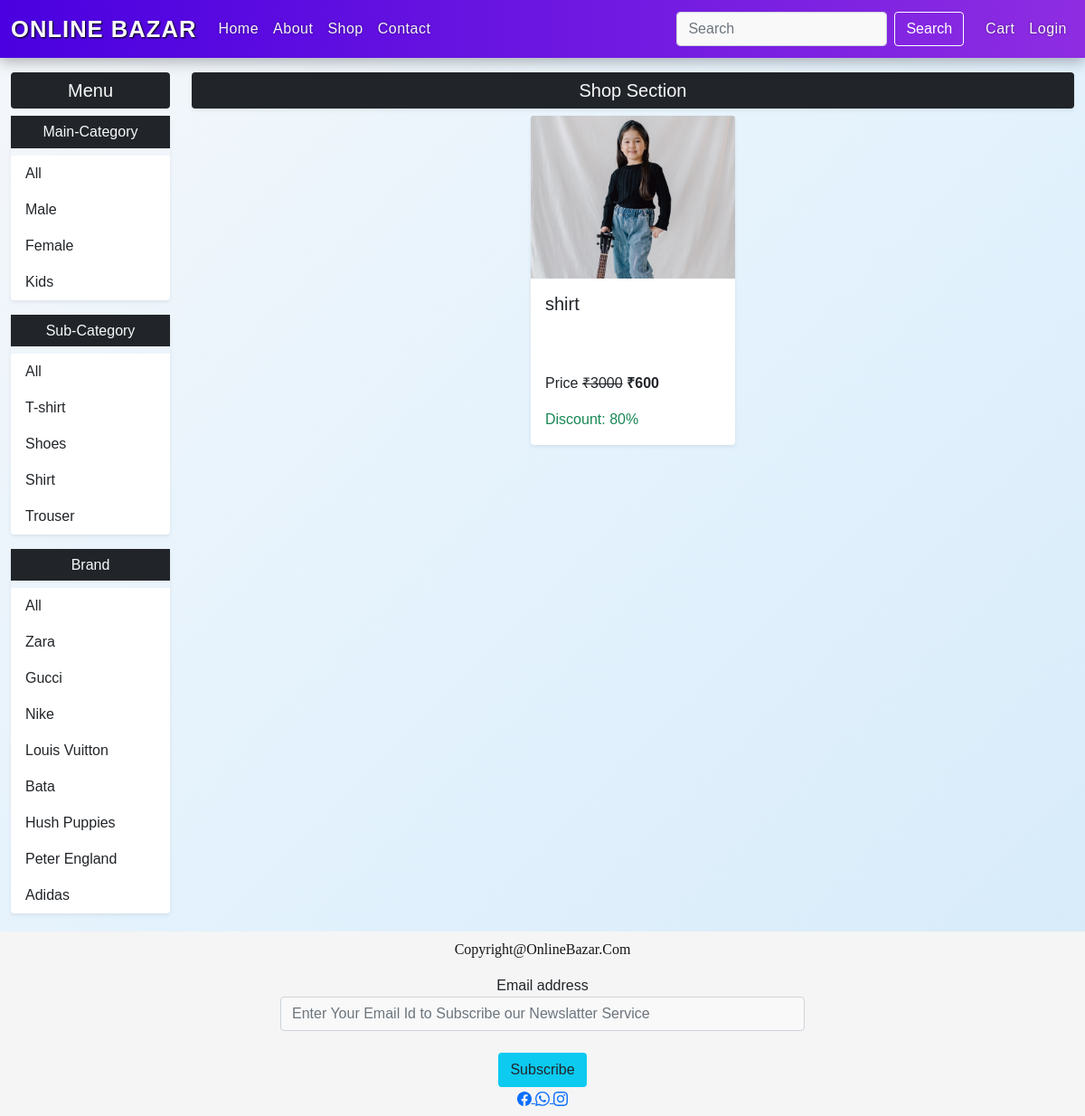
Screenshot of /shop/All/All/Gucci/ with the database file from the repository.
### mainApp/models.py (models this page shows, shortened)
class Maincategory(models.Model):
    id = models.AutoField(primary_key=True)
    name = models.CharField(max_length=20)

class Subcategory(models.Model):
    id = models.AutoField(primary_key=True)
    name = models.CharField(max_length=20)

class Brand(models.Model):
    id = models.AutoField(primary_key=True)
    name = models.CharField(max_length=20)

class Product(models.Model):
    id = models.AutoField(primary_key=True)
    name = models.CharField(max_length=20)
    maincategory = models.ForeignKey(Maincategory,on_delete=models.CASCADE)
    subcategory = models.ForeignKey(Subcategory,on_delete=models.CASCADE)
    brand = models.ForeignKey(Brand,on_delete=models.CASCADE)
    seller = models.ForeignKey(Seller,on_delete=models.CASCADE,default=None)
    baseprice = models.IntegerField()
    discount = models.IntegerField()
    finalprice = models.IntegerField()
    size = models.CharField(max_length=100)
    color = models.CharField(max_length=100)
    description = models.TextField()
    stock = models.CharField(max_length=20,default="In stock")
    pic1 = models.ImageField(upload_to="images",default="no.png",null=True,blank=True)
    pic2 = models.ImageField(upload_to="images",default="no.png",null=True,blank=True)
    pic3 = models.ImageField(upload_to="images",default="no.png",null=True,blank=True)
    pic4 = models.ImageField(upload_to="images",default="no.png",null=True,blank=True)

### mainApp/views.py (the view)
# urls.py: path('shop/<str:mc>/<str:sc>/<str:br>/',views.ShopPage),
def ShopPage(request,mc,sc,br):
    maincategory = Maincategory.objects.all()
    subcategory = Subcategory.objects.all()
    brand = Brand.objects.all()
    if(request.method=="POST"):
        search = request.POST.get('search')
        products = Product.objects.filter(Q(name__icontains=search))
    else:
        if(mc=="All" and sc=="All" and br=="All"):
            products = Product.objects.all()
        elif(mc!="All" and sc=="All" and br=="All"):
            products = Product.objects.filter(maincategory=Maincategory.objects.get(name=mc))
        elif(mc=="All" and sc!="All" and br=="All"):
            products = Product.objects.filter(subcategory=Subcategory.objects.get(name=sc))
        elif(mc=="All" and sc=="All" and br!="All"):
            products = Product.objects.filter(brand=Brand.objects.get(name=br))
        elif(mc!="All" and sc!="All" and br=="All"):
            products = Product.objects.filter(maincategory=Maincategory.objects.get(name=mc),subcategory=Subcategory.objects.get(name=sc))
        elif(mc!="All" and sc=="All" and br!="All"):
            products = Product.objects.filter(maincategory=Maincategory.objects.get(name=mc),brand=Brand.objects.get(name=br))
        elif(mc=="All" and sc!="All" and br!="All"):
            products = Product.objects.filter(subcategory=Subcategory.objects.get(name=sc),brand=Brand.objects.get(name=br))
        elif(mc!="All" and sc!="All" and br!="All"):
            products = Product.objects.filter(maincategory=Maincategory.objects.get(name=mc),subcategory=Subcategory.objects.get(name=sc),brand=Brand.objects.get(name=br))
    products=products[::-1]
    return render(request,"shop.html",{"Product":products,
                                      "Maincategory":maincategory,
                                      "Subcategory":subcategory,
                                      "Brand":brand,
                                      "mc":mc,"sc":sc,"br":br
                                      })

### mainApp/templates/shop.html (shortened to what this page needs)
{% extends 'index.html' %}
{% load static %}
{% block body %}
<div class="mt-3 container-fluid">
    <div class="row">
        <div class="col-xxl-1 col-xl-2 col-lg-3 col-md-4 col-sm-6 col-12 mb-3">
            <h5 class="bg-dark text-light text-center p-2 rounded">Menu</h5>
            <div class="list-group shadow-sm mb-3">
                <h6 class="bg-dark text-light text-center p-2">Main-Category</h6>
                <a href="/shop/All/{{sc}}/{{br}}/" class="list-group-item list-group-item-action">All</a>
                {% for i in Maincategory %}
                <a href="/shop/{{i.name}}/{{sc}}/{{br}}/" class="list-group-item list-group-item-action">{{i.name}}</a>
                {% endfor %}
            </div>
            <div class="list-group shadow-sm mb-3">
                <h6 class="bg-dark text-light text-center p-2">Sub-Category</h6>
                <a href="/shop/{{mc}}/All/{{br}}/" class="list-group-item list-group-item-action">All</a>
                {% for i in Subcategory %}
                <a href="/shop/{{mc}}/{{i.name}}/{{br}}/" class="list-group-item list-group-item-action">{{i.name}}</a>
                {% endfor %}
            </div>
            <div class="list-group shadow-sm">
                <h6 class="bg-dark text-light text-center p-2">Brand</h6>
                <a href="/shop/{{mc}}/{{sc}}/All/" class="list-group-item list-group-item-action">All</a>
                {% for i in Brand %}
                <a href="/shop/{{mc}}/{{sc}}/{{i.name}}/" class="list-group-item list-group-item-action">{{i.name}}</a>
                {% endfor %}
            </div>
        </div>
        <div class="col-xxl-11 col-xl-10 col-lg-9 col-md-8 col-sm-6 col-12">
            <h5 class="bg-dark text-light text-center p-2 rounded shadow-sm">Shop Section</h5>
            <div class="row justify-content-center">
                {% for i in Product %}
                <div class="col-xxl-2 col-xl-3 col-lg-3 col-md-4 col-sm-6 col-12 mb-4">
                    <div class="card shadow-sm border-0 rounded-4 h-100">
                        <a href="/single-product-page/{{i.id}}/">
                            {% if i.pic1 %}
                            <img src="{{i.pic1.url}}" class="card-img-top" style="height: 180px; object-fit: cover;">
                            {% else %}
                            <img src="{% static 'picture/noimg.png' %}" class="card-img-top" style="height: 180px; object-fit: cover;">
                            {% endif %}
                        </a>
                        <div class="card-body">
                            <h5 class="card-title" style="height: 80px;">{{i.name}}</h5>
                            <p class="card-text">Price <del>&#8377;{{i.baseprice}}</del> <strong>&#8377;{{i.finalprice}}</strong></p>
                            <p class="card-text text-success">Discount: {{i.discount}}%</p>
                        </div>
                    </div>
                </div>
                {% endfor %}
            </div>
        </div>
    </div>
</div>
{% endblock %}

### mainApp/templates/shop.html (style rules this page uses)
body { background: linear-gradient(135deg, #F5F7FA, #E3F2FD, #D6EAF8); font-family: 'Poppins', sans-serif; }
.card-title, .card-text { font-family: 'Poppins', sans-serif; }
.list-group-item { background-color: #fff; border: none; transition: 0.3s; }

### mainApp/templates/index.html (style rules this page uses)
body { background: linear-gradient(135deg, #F5F7FA, #E3F2FD, #D6EAF8); font-family: 'Poppins', sans-serif; }
.card { transition: transform 0.3s ease; }

### rows the page displays
Maincategory: name "Male"
Maincategory: name "Female"
Maincategory: name "Kids"
Subcategory: name "T-shirt"
Subcategory: name "Shoes"
Subcategory: name "Shirt"
Subcategory: name "Trouser"
Brand: name "Zara"
Brand: name "Gucci"
Brand: name "Nike"
Brand: name "Louis Vuitton"
Brand: name "Bata"
Brand: name "Hush Puppies"
Brand: name "Peter England"
Brand: name "Adidas"
Product: pic1 (picture), name "shirt", baseprice "3000", finalprice "600", discount "80"
